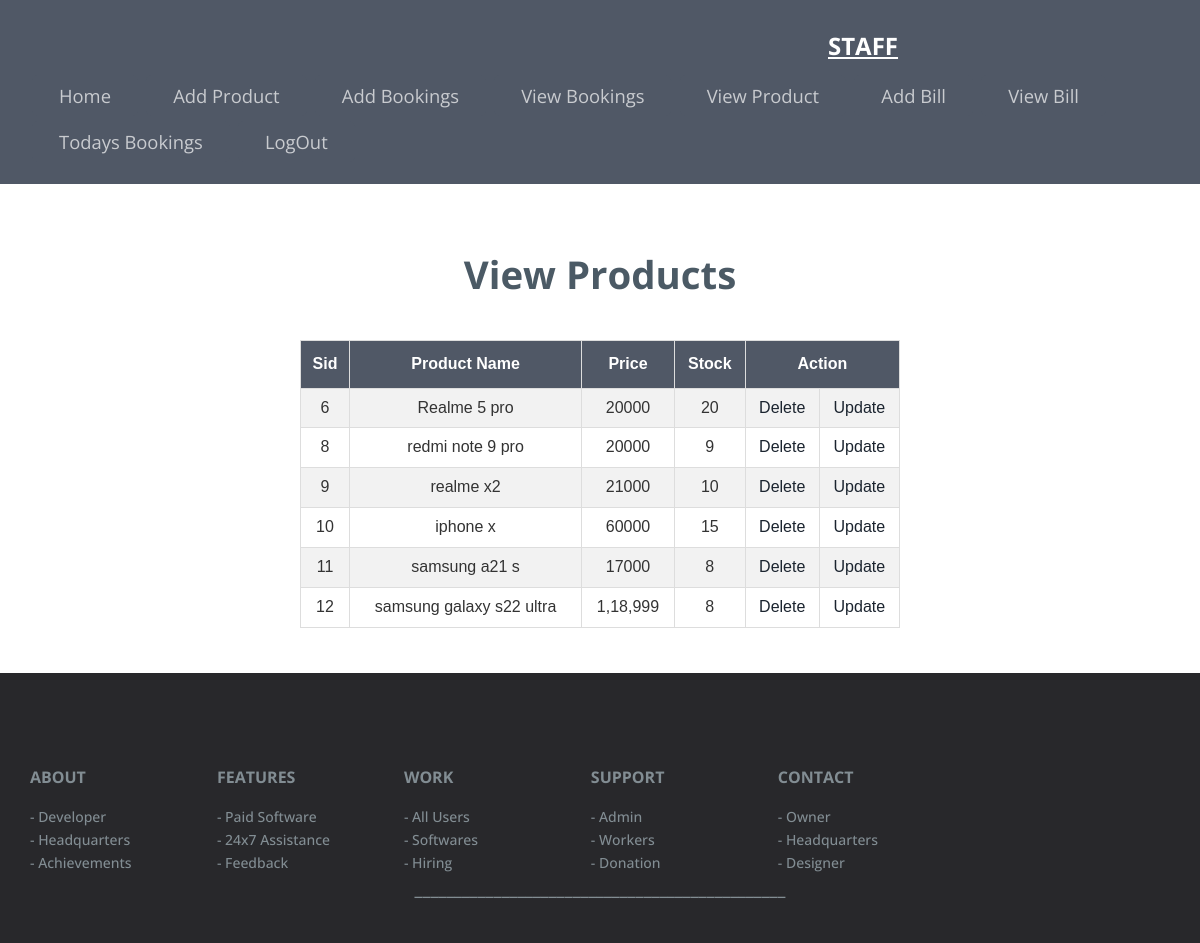
/MobileShop/owner_view_products.php, run on the app's committed database.
### tables this page shows
CREATE TABLE `stock` (
  `stockid` int(11) NOT NULL,
  `pname` varchar(60) NOT NULL,
  `price` varchar(80) NOT NULL,
  `stock` varchar(89) NOT NULL,
  `sid` int(11) NOT NULL,
  `oid` int(11) NOT NULL
);

### MobileShop/owner_view_products.php (the view, shortened to what this page needs)
<?php
include("connection.php");
include('sheader.php');
?>
<div class="contact-mian">
    <h3>View Products</h3>
    <table id="customers">
        <tr>
            <th>
                Sid
            </th>
            <th>
                Product Name
            </th>
            <th>
                Price
            </th>
            <th>
                Stock
            </th>
            <th colspan="2">
                Action
            </th>
        </tr>
        <?php
        $ret = " SELECT * FROM stock  ";
        $re = mysqli_query($conn, $ret);
        if ($re) {
            while ($data = mysqli_fetch_assoc($re)) {
                $id = $data['stockid'];
                $fid = $data['pname'];
                $question = $data['price'];
                $answer = $data['stock'];
        ?>
                <tr>
                    <td>
                        <?php
                        echo $id;
                        ?>
                    </td>
                    <td>
                        <?php
                        echo $fid;
                        ?>
                    </td>
                    <td>
                        <?php
                        echo $question;
                        ?>
                    </td>
                    <td>
                        <?php
                        echo $answer;
                        ?>
                    </td>
                    <td>
                        <a href="del.php?id=<?php echo $id; ?>">Delete</a>
                    </td>
                    <td>
                        <a href="staff_update_product.php?id=<?php echo $id; ?>">Update</a>
                    <?php
                }
                    ?>
                    </td>
                </tr>
    </table>
</div>
<?php
        } else {
            echo "<script type = \"text/javascript\">
alert(\"Sorry You Dont Have Any Question.\");
</script>";
        }
?>
<?php
include('common_footer.php');
?>

### MobileShop/css/style.css (style rules this page uses)
html, body { font-size: 100%; background: #fff; font-family: 'Open Sans', sans-serif; }
body a { transition: 0.5s all ease; -webkit-transition: 0.5s all ease; -moz-transition: 0.5s all ease; -o-transition: 0.5s all ease; -ms-transition: 0.5s all ease; }
h1,h2,h3,h4,h5,h6 { margin:0; }
.contact-mian { text-align:center; }
.contact-mian h3,.about-main h3,.advn-main h3,.portfolio-top h3,.features-main h3 { font-weight:700; font-size:2.5em; color:#4b5a65; margin:0; text-align:center; }
@media (max-width:1366px) { .contact-mian h3, .about-main h3, .advn-main h3, .portfolio-top h3, .features-main h3,.team-main h3 { font-size: 2.4em; } }

### MobileShop/sheader.php (style rules this page uses)
.contact-mian { padding: 0 300px; text-align: center; }
.contact-mian h3 { margin: 0 0 45px; }
#customers { font-family: Arial, Helvetica, sans-serif; border-collapse: collapse; width: 100%; text-align: center; }
#customers td, #customers th { border: 1px solid #ddd; padding: 8px; text-align: center; }
#customers tr:nth-child(even) { background-color: #f2f2f2; }
#customers th { padding-top: 12px; padding-bottom: 12px; background-color: #505866; color: white; }

### data on the page
stock: stockid "6", pname "Realme 5 pro", price "20000", stock "20"
stock: stockid "8", pname "redmi note 9 pro", price "20000", stock "9"
stock: stockid "9", pname "realme x2", price "21000", stock "10"
stock: stockid "10", pname "iphone x", price "60000", stock "15"
stock: stockid "11", pname "samsung a21 s", price "17000", stock "8"
stock: stockid "12", pname "samsung galaxy s22 ultra", price "1,18,999", stock "8"
